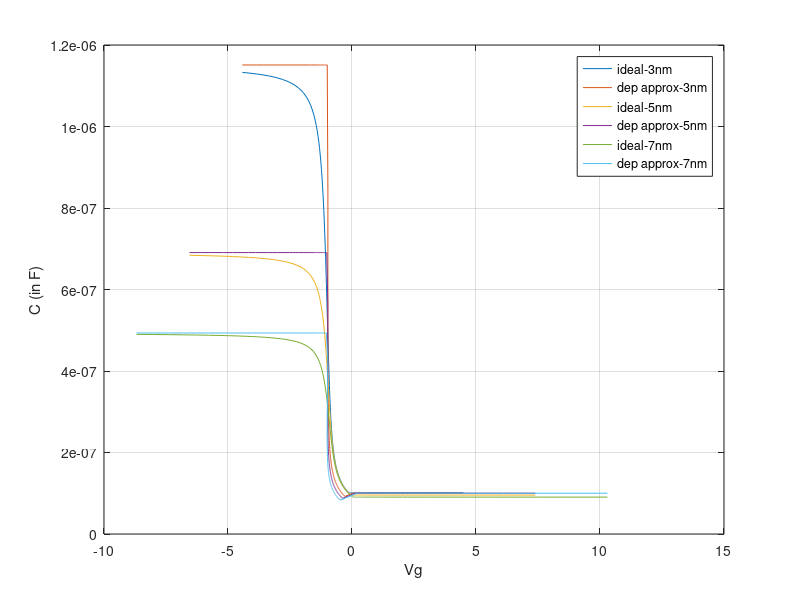

Reproduce this figure in MATLAB.
%parameters
epsilon=8.854*10^-14; %F/cm^2
epsilonsi=11.8;
epsilonox=3.9;
epsi=epsilon*epsilonsi;
epox=epsilon*epsilonox;
k=1.38*10^-23; %J/K Boltzmann Constant
T=300; %Kelvin
NA=10^17; %cm^-3
ni=10^10;
tox=3*10^-7; %cm

for i=1:3
Cox=epox/tox;
q=1.6*10^-19;
k1=q/(k*T); 
k2=ni^2/NA^2;
phif=(1/k1)*log(NA/ni);
Eg=1.1;
Vfb=-(Eg/2+phif);
coeff=sqrt(2*epsi*k*T*NA);
psi=linspace(-0.25,1.1,270);

%taking derivative manually and putting the expression
Cs_express=-(coeff.*(((exp(-k1.*psi)+psi.*k1-1)+k2.*(exp(k1.*psi)-psi.*k1-1)).^(-0.5)).*((-k1.*exp(-k1.*psi)+k1)+k2.*(k1.*exp(k1.*psi)-k1)))./2;
Cs_express(51:270)=-Cs_express(51:270);
C1_express=((1./Cox)+(1./Cs_express));
C_express=1./C1_express;

%calculating charge
Q=coeff.*(((exp(-k1.*psi)+psi.*k1-1)+k2.*(exp(k1.*psi)-psi.*k1-1)).^0.5);
Q(51:270)=-Q(51:270);
Vg=Vfb+psi-(Q./Cox);

for i = 2:270
    if (C_express(i) > C_express(i-1))
        Cmin=C_express(i-1);
        C_express(i)=Cmin;
    end
end

figure(311);
plot(Vg, C_express); 
%plot(Vg, C_numerical./Cox); 
hold on;

%depletion approximation

t=0;
for i=1:270
    if(psi(i)>2*phif) && (t==0)
        t=i-1;
    end
end


depw=sqrt(2.*epsi.*psi(51:t)./(q.*NA));
depww=sqrt(4.*epsi.*phif./(q.*NA));
Cmin=epsi/depww;

%accumulation
Q(1:50)=coeff.*(exp(-k1.*psi(1:50)./2));
C(1:50)=Cox;

%depletion
Q(51:t)=-coeff.*((psi(51:t).*k1).^0.5);
Cd=epsi./depw;
C1=(1./Cox)+(1./Cd);
C(51:t)=(1./C1);

%inversion
Q(t+1:270)=coeff.*(((psi(t+1:270).*k1)+k2.*(exp(k1.*psi(t+1:270)))).^0.5);
C(t+1:270)=Cmin;

Vg(1:50)=Vfb+psi(1:50)-(Q(1:50)./Cox); %till psi-s is negative, accumulation, Q is positive
Vg(51:270)=Vfb+psi(51:270)+(Q(51:270)./Cox); %psi-s is positive, Q is negative (Q is substrate charge)

plot (Vg, C);
tox=tox+(2*10^-7);
end

legend('ideal-3nm', 'dep approx-3nm', 'ideal-5nm', 'dep approx-5nm', 'ideal-7nm', 'dep approx-7nm')
hold off;
xlabel("Vg");
ylabel("C (in F)"); 
grid on;


